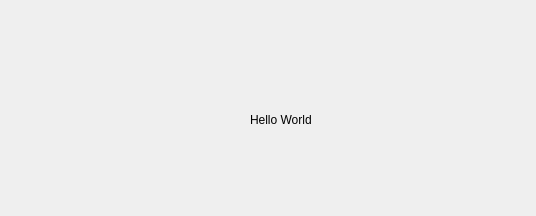
<?xml version="1.0" encoding="UTF-8"?>
<ui version="4.0">
 <class>Widget</class>
 <widget class="QWidget" name="Widget">
  <property name="geometry">
   <rect>
    <x>0</x>
    <y>0</y>
    <width>536</width>
    <height>216</height>
   </rect>
  </property>
  <property name="windowTitle">
   <string>Widget</string>
  </property>
  <widget class="QLabel" name="label">
   <property name="geometry">
    <rect>
     <x>250</x>
     <y>84</y>
     <width>211</width>
     <height>71</height>
    </rect>
   </property>
   <property name="text">
    <string>Hello World</string>
   </property>
  </widget>
 </widget>
 <resources/>
 <connections/>
</ui>
